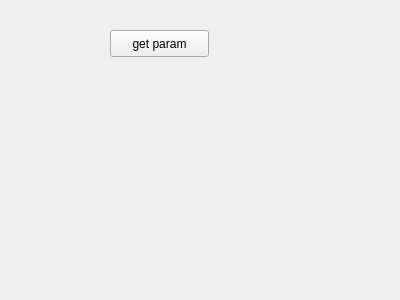
<?xml version="1.0" encoding="UTF-8"?>
<ui version="4.0">
 <class>FrmDBTest</class>
 <widget class="QWidget" name="FrmDBTest">
  <property name="geometry">
   <rect>
    <x>0</x>
    <y>0</y>
    <width>400</width>
    <height>300</height>
   </rect>
  </property>
  <property name="windowTitle">
   <string>Form</string>
  </property>
  <widget class="QPushButton" name="btnGetParams">
   <property name="geometry">
    <rect>
     <x>110</x>
     <y>30</y>
     <width>99</width>
     <height>27</height>
    </rect>
   </property>
   <property name="text">
    <string>get param</string>
   </property>
  </widget>
 </widget>
 <resources/>
 <connections/>
</ui>
